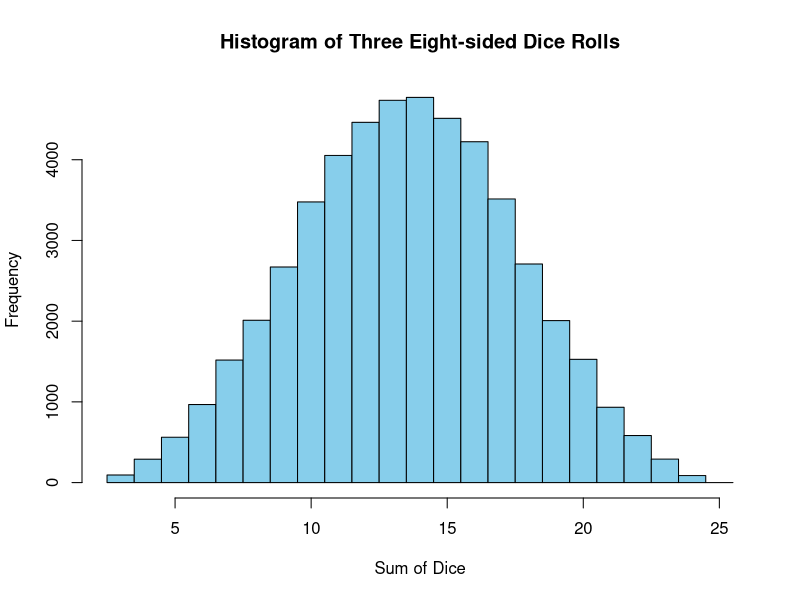
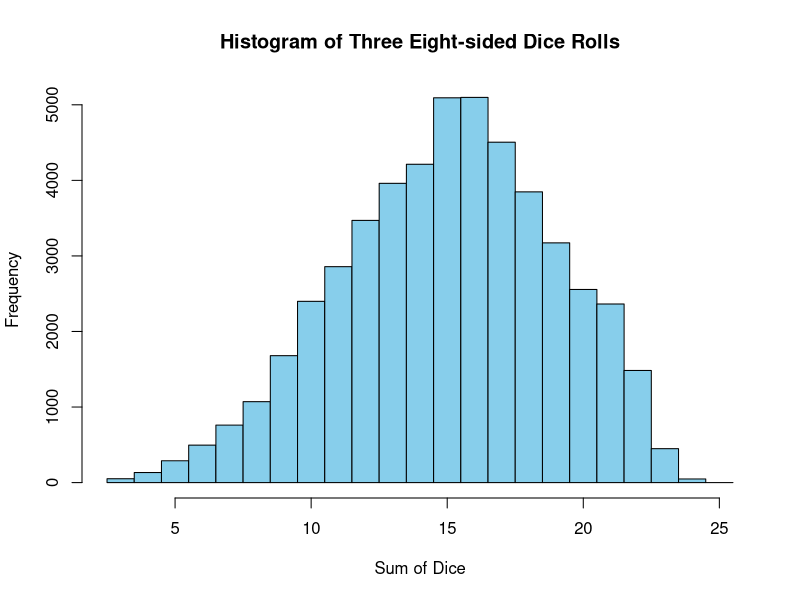

Generate these figures, in order, with R:
## ---- chunk 1
knitr::opts_chunk$set(echo = TRUE)
## ---- chunk 2
roll <- function(){
  dice1<-sample(1:6,2,replace=TRUE)
  return(dice1)
}
result=roll()
print(result)
## ---- chunk 3
roll <- function(noOfDice,sides){
  dice1<-sample(1:sides,noOfDice,replace=TRUE)
  return(dice1)
}
result=roll(6,8)
print(result)
## ---- chunk 4
roll <- function(){
  
  dice1<-sample(1:8,3,replace=TRUE)
  return(sum(dice1))

}

num_rolls <- 50000
dice_results <- replicate(num_rolls, roll())

hist(dice_results, breaks = seq(2.5, 25.5, by = 1), col = "skyblue", border = "black", xlab = "Sum of Dice", ylab = "Frequency", main = "Histogram of Three Eight-sided Dice Rolls")

## ---- chunk 5
roll <- function(noOfDice,sides){
  probabilities <- c(1/10, 1/10, 1/10, 1/10, 1/10, 1/10, 3/10, 1/10)
  dice1<-sample(1:8,3,replace=TRUE,prob = probabilities)
  return(sum(dice1))
}

num_rolls <- 50000
dice_results <- replicate(num_rolls, roll())

hist(dice_results, breaks = seq(2.5, 25.5, by = 1), col = "skyblue", border = "black", xlab = "Sum of Dice", ylab = "Frequency", main = "Histogram of Three Eight-sided Dice Rolls")


## ---- chunk 6
rescale01 <- function(x) {
  # Replace -Inf with 0
  x[is.infinite(x) & x < 0] <- 0
  # Replace Inf with 1
  x[is.infinite(x) & x > 0] <- 1
  # Rescale to [0, 1]
  (x - min(x, na.rm = TRUE)) / (max(x, na.rm = TRUE) - min(x, na.rm = TRUE))
}

values <- c(-Inf, 5, 10, Inf)
rescaled_values <- rescale01(values)
print(rescaled_values)



## ---- chunk 7

both_na <- function(vec1, vec2) {
  if (length(vec1) != length(vec2)) {
    stop("Vectors must be of the same length.")
  }

  na_positions <- sum(is.na(vec1) & is.na(vec2))
  
  return(na_positions)
}

vector1 <- c(1, NA, 3, NA, 5)
vector2 <- c(NA, 2, 3, NA, 5)

result <- both_na(vector1, vector2)
print(result)




